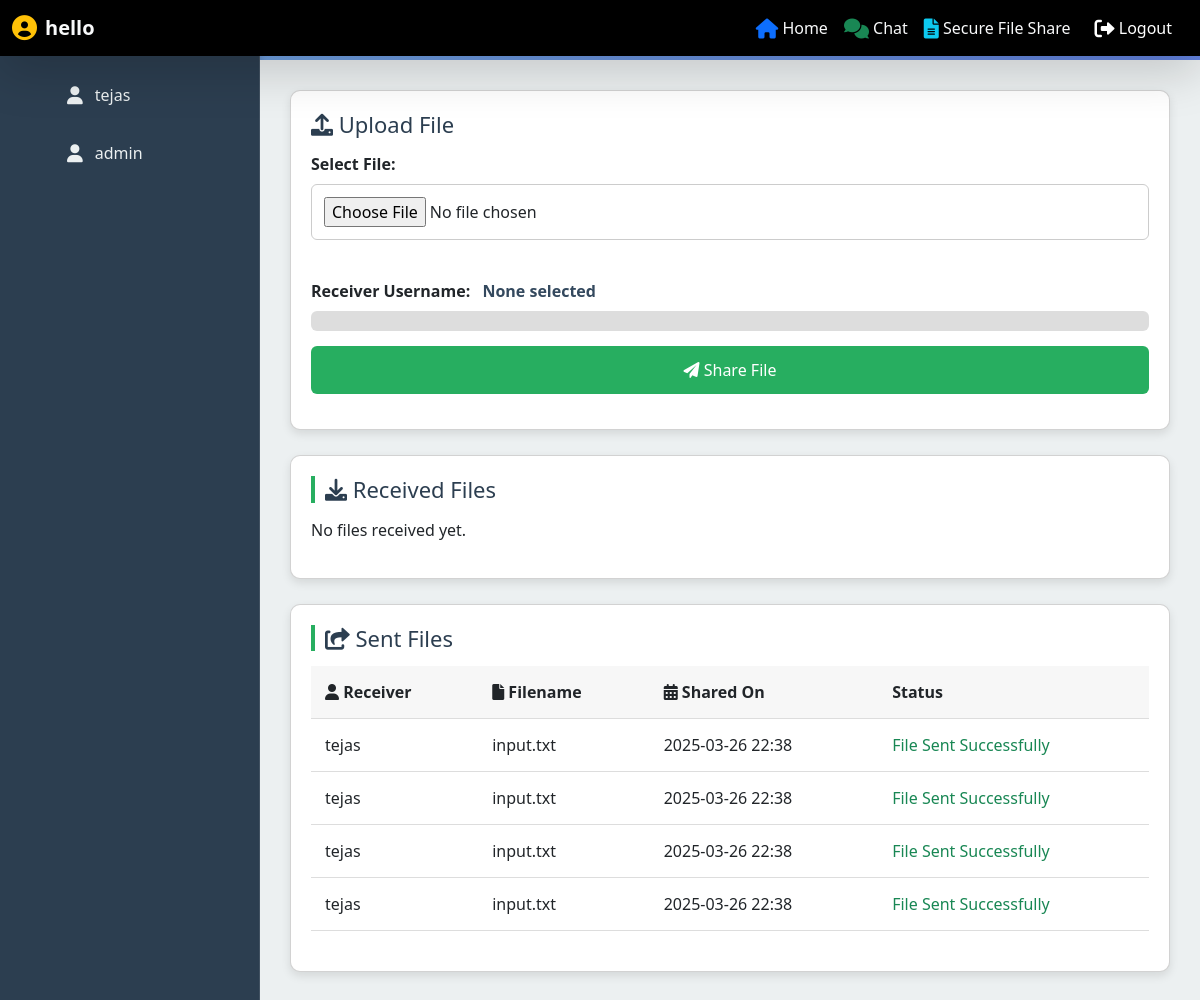
The page /dashboard/ (signed in) on the database its author committed.
### file_sharing/models.py (models this page shows)
class SharedFile(models.Model):
    sender = models.ForeignKey(User, related_name='sent_files', on_delete=models.CASCADE)
    receiver = models.ForeignKey(User, related_name='received_files', on_delete=models.CASCADE)
    file = models.FileField(upload_to='encrypted_files/')
    original_filename = models.CharField(max_length=255)
    nonce = models.BinaryField()  # Store nonce for AES-GCM
    tag = models.BinaryField()    # Authentication tag for AES-GCM
    encapsulated_key = models.BinaryField()
    signature = models.BinaryField()   # The Kyber encapsulated AES key
    created_at = models.DateTimeField(auto_now_add=True)

### file_sharing/views.py (the view)
# urls.py: path('dashboard/', dashboard, name='dashboard'),
@login_required
def dashboard(request):
    users = User.objects.exclude(id=request.user.id)
    shared_files = SharedFile.objects.filter(receiver=request.user).order_by('-created_at')
    sent_files = SharedFile.objects.filter(sender=request.user).order_by('-created_at')
    return render(request, 'dashboard.html', {'users': users, 'shared_files': shared_files, 'sent_files': sent_files})

### file_sharing/templates/dashboard.html (shortened to what this page needs)
<!DOCTYPE html>
<html lang="en">
<head>
  <link rel="stylesheet" href="https://cdnjs.cloudflare.com/ajax/libs/font-awesome/6.0.0-beta3/css/all.min.css">
  <link rel="stylesheet" href="https://cdn.jsdelivr.net/npm/bootstrap@5.3.0/dist/css/bootstrap.min.css">
</head>
<body>
  <nav class="navbar navbar-expand-lg navbar-dark navbar-custom shadow-lg fixed-top">
    <div class="container-fluid">
        {% if user.is_authenticated %}
            <a class="navbar-brand fw-bold text-light d-flex align-items-center">
                <i class="fas fa-user-circle fa-lg me-2 text-warning"></i>
                {{ user.username }}
            </a>
        {% else %}
            <a class="navbar-brand fw-bold text-light" href="{% url 'home' %}">
                <i class="fas fa-home fa-lg text-primary"></i> Welcome
            </a>
        {% endif %}
        <div class="collapse navbar-collapse" id="navbarNav">
            <ul class="navbar-nav ms-auto">
                <li class="nav-item">
                    <a class="nav-link text-light" href="{% url 'home' %}">
                        <i class="fas fa-home fa-lg text-primary"></i> Home
                    </a>
                </li>
                <li class="nav-item">
                    <a class="nav-link text-light" href="{% url 'chat' 'admin' %}">
                        <i class="fas fa-comments fa-lg text-success"></i> Chat
                    </a>
                </li>
                <li class="nav-item">
                    <a class="nav-link text-light" href="{% url 'dashboard' %}">
                        <i class="fas fa-file-alt fa-lg text-info"></i> Secure File Share
                    </a>
                </li>
                {% if user.is_authenticated %}
                    <li class="nav-item">
                        <a class="nav-link btn btn-danger btn-sm text-white px-3 py-2" href="{% url 'user_logout' %}">
                            <i class="fas fa-sign-out-alt fa-lg"></i> Logout
                        </a>
                    </li>
                {% endif %}
            </ul>
        </div>
    </div>
  </nav>
  <div class="sidebar">
    <h2> Users</h2>
    <ul>
      {% for user in users %}
        <li class="user-item" data-username="{{ user.username }}">
          <i class="fas fa-user"></i> {{ user.username }}
        </li>
      {% endfor %}
    </ul>
  </div>
  <div class="content">
    <div class="card upload-form">
      <h3><i class="fas fa-upload"></i> Upload File</h3>
      <form id="uploadForm" method="post" enctype="multipart/form-data" action="{% url 'upload' %}">
        <label for="file">Select File:</label>
        <input type="file" id="file" name="file" required>
        <label>
          Receiver Username:
          <span id="selected_receiver" class="receiver-display">None selected</span>
        </label>
        <div class="progress-container">
        </div>
        <button type="submit"><i class="fas fa-paper-plane"></i> Share File</button>
      </form>
    </div>
    <div class="card files-list">
      <h3 class="section-title"><i class="fas fa-download"></i> Received Files</h3>
      <div id="receivedFilesContainer">
        {% if shared_files %}
          <table>
            <thead>
              <tr>
                <th><i class="fas fa-user"></i> Sender</th>
                <th><i class="fas fa-file"></i> Filename</th>
                <th><i class="fas fa-calendar-alt"></i> Shared On</th>
                <th><i class="fas fa-download"></i> Download</th>
              </tr>
            </thead>
            <tbody>
              {% for file in shared_files %}
                <tr>
                  <td>{{ file.sender.username }}</td>
                  <td>{{ file.original_filename }}</td>
                  <td>{{ file.created_at|date:"Y-m-d H:i" }}</td>
                  <td>
                    <a href="{% url 'download' file.id %}"><i class="fas fa-cloud-download-alt"></i> Download</a>
                  </td>
                </tr>
              {% endfor %}
            </tbody>
          </table>
        {% else %}
          <p>No files received yet.</p>
        {% endif %}
      </div>
    </div>
<div class="card files-list">
  <h3 class="section-title"><i class="fas fa-share-square"></i> Sent Files</h3>
  <div id="sentFilesContainer">
    {% if sent_files %}
    {% load tz %}
    {% localtime on %}
      <table>
        <thead>
          <tr>
            <th><i class="fas fa-user"></i> Receiver</th>
            <th><i class="fas fa-file"></i> Filename</th>
            <th><i class="fas fa-calendar-alt"></i> Shared On</th>
            <th>Status</th>
          </tr>
        </thead>
        <tbody>
          {% for file in sent_files %}
            <tr>
              <td>{{ file.receiver.username }}</td>
              <td>{{ file.original_filename }}</td>
              <td>{{ file.created_at|date:"Y-m-d H:i" }}</td>
              <td>
                <span class="text-success">File Sent Successfully</span>
              </td>
            </tr>
          {% endfor %}
        </tbody>
      </table>
      {% endlocaltime %}
    {% else %}
      <p>No files sent yet.</p>
    {% endif %}
  </div>
</div>
</body>
</html>

### file_sharing/templates/dashboard.html (style rules this page uses)
* { margin: 0; padding: 0; box-sizing: border-box; }
body { font-family: 'Segoe UI', sans-serif; background: linear-gradient(135deg, #74ABE2, #5563DE); color: #333; overflow: hidden; height: 100vh; display: flex; }
.sidebar { width: 260px; background: #2c3e50; color: #ecf0f1; padding: 20px; overflow-y: auto; border-right: 1px solid rgba(255,255,255,0.1); box-shadow: 2px 0 5px rgba(0,0,0,0.1); }
.sidebar h2 { font-size: 26px; text-align: center; margin-bottom: 20px; letter-spacing: 1px; }
.sidebar ul { list-style: none; }
.sidebar ul li { padding: 12px 15px; margin-bottom: 10px; border-radius: 6px; cursor: pointer; display: flex; align-items: center; transition: background 0.3s, transform 0.2s; }
.sidebar ul li i { margin-right: 12px; font-size: 18px; }
.content { flex: 1; padding: 30px; overflow-y: auto; background: #ecf0f1; animation: fadeIn 0.8s ease-in; margin-top: 60px; }
.card { background: #fff; border-radius: 10px; padding: 20px; margin-bottom: 25px; box-shadow: 0 4px 10px rgba(0, 0, 0, 0.1); transition: transform 0.3s; }
.card h3 { margin-bottom: 15px; color: #2c3e50; font-size: 22px; }
.upload-form label { display: block; margin-bottom: 8px; font-weight: 600; }
.upload-form input[type="file"], .upload-form button { width: 100%; padding: 12px; font-size: 16px; border-radius: 6px; border: 1px solid #ccc; margin-bottom: 15px; }
.upload-form button { background: #27ae60; color: #fff; border: none; cursor: pointer; transition: background 0.3s, transform 0.2s; }
.progress-container { width: 100%; background: #ddd; border-radius: 6px; margin-bottom: 15px; overflow: hidden; }
.receiver-display { font-weight: bold; margin-left: 8px; color: #34495e; }
table { width: 100%; border-collapse: collapse; margin-bottom: 20px; }
table th, table td { padding: 14px; text-align: left; border-bottom: 1px solid #ddd; font-size: 16px; }
table th { background: #f7f7f7; }
.section-title { margin-bottom: 15px; color: #2c3e50; font-size: 20px; border-left: 4px solid #27ae60; padding-left: 10px; }
.navbar-custom { background-color: #000000; }

### rows shown on the page
SharedFile: receiver.username "tejas", original_filename "input.txt", created_at "2025-03-26 22:38"
SharedFile: receiver.username "tejas", original_filename "input.txt", created_at "2025-03-26 22:38"
SharedFile: receiver.username "tejas", original_filename "input.txt", created_at "2025-03-26 22:38"
SharedFile: receiver.username "tejas", original_filename "input.txt", created_at "2025-03-26 22:38"

### other values the page prints
{{ user.username }} "hello"
{{ user.username }} "tejas"
{{ user.username }} "admin"
